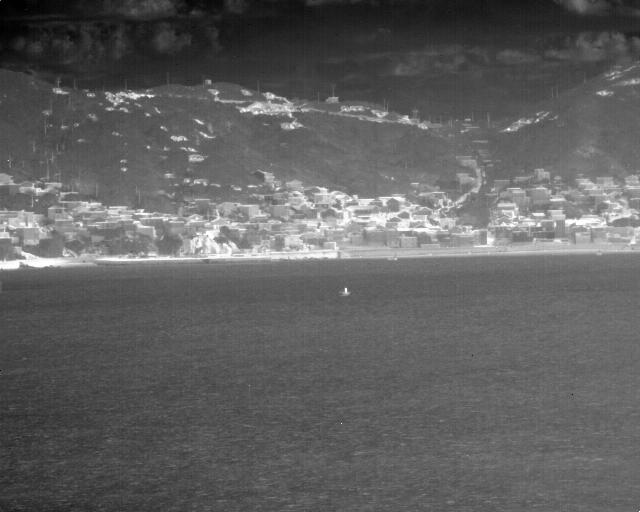
%> input picture imgs/small_3.jpg, 640 x 512 px
$ octave main.m   (GNU Octave 9; MATLAB toolbox functions it lacks are replaced by stand-ins)
%> lines starting %> are read from the running program, lines starting %| are printed output that depends on the picture; in (x1, y1, x2, y2) boxes, pixels count from 0 and x2, y2 are one past the last pixel; in counts of white or black regions, pixels touching at a corner belong together; the program's own positions count from 1
### enhance_infrared_image.m
function [enhanced_image, threshold] = enhance_infrared_image(input_image, l_prime, n_bins_hisequ)
    % Histogram equalization
    eq_image = histeq(input_image, n_bins_hisequ);

    % Otsu's method for finding the optimal threshold
    threshold = find_threshold(eq_image);

    % Segment the image into background and target regions
    background = eq_image <= threshold;
    target = eq_image > threshold;

    % Count valid gray levels and sort
    [sorted_bg_levels, sorted_target_levels] = sort_gray_levels(background, target, eq_image);

    % Equal-interval compression and stretching of gray levels
    enhanced_image = compress_and_stretch(eq_image, sorted_bg_levels, sorted_target_levels, l_prime);
end

### find_threshold.m
function threshold = find_threshold(image)
    % Initialize maximum variance value and best threshold
    max_variance = 0;
    best_threshold = 0;
    for T = 0:255
        w0 = sum(image(:) <= T) / numel(image);
        w1 = 1 - w0;
        mu0 = mean(image(image <= T));
        mu1 = mean(image(image > T));
        variance = w0 * w1 * (mu0 - mu1)^2;
        if variance > max_variance
            max_variance = variance;
            best_threshold = T;
        end
    end
    threshold = best_threshold;
end

### sort_gray_levels.m

function [sorted_bg_levels, sorted_target_levels] = sort_gray_levels(bg_mask, target_mask, image)
    % Calculate the frequency of each gray level in the background and target regions
    [bg_freq, bg_edges] = histcounts(image(bg_mask), 'BinMethod', 'integers');
    [target_freq, target_edges] = histcounts(image(target_mask), 'BinMethod', 'integers');

    % Convert boundaries to center values
    bg_levels = bg_edges(1:end-1) + 0.5;  % Convert from boundaries to center
    target_levels = target_edges(1:end-1) + 0.5;  % Convert from boundaries to center

    % Keep only non-zero frequency gray levels
    valid_bg_indices = bg_freq > 0;
    valid_target_indices = target_freq > 0;
    bg_levels = bg_levels(valid_bg_indices);
    target_levels = target_levels(valid_target_indices);
    bg_freq = bg_freq(valid_bg_indices);
    target_freq = target_freq(valid_target_indices);

    % Sort gray levels in descending order based on frequency
    [bg_freq, bg_indices] = sort(bg_freq, 'descend');
    sorted_bg_levels = bg_levels(bg_indices);

    [target_freq, target_indices] = sort(target_freq, 'descend');
    sorted_target_levels = target_levels(target_indices);
end

### compress_and_stretch.m
function output = compress_and_stretch(image, bg_levels, target_levels, L_prime)

    k1 = numel(bg_levels);
    k2 = numel(target_levels);
    output = zeros(size(image), 'uint8');

    bg_interval = floor(L_prime / (k1 + 1));
    target_interval = floor((255 - L_prime) / (k2 + 1));

    for idx = 1:k1
        output(image == bg_levels(idx)) = (idx - 1) * bg_interval;
    end

    for idx = 1:k2
        output(image == target_levels(idx)) = L_prime + (idx - 1) * target_interval;
    end
end

### display_images_with_parameters.m
function display_images_with_parameters(original_image, enhanced_image, L_prime, threshold, n_bins_hisequ)

    figure;

    % original image
    subplot(1, 2, 1);
    imshow(original_image);
    title(['original image, threshold' ' = ' num2str(threshold)]);

    % enhanced image
    subplot(1, 2, 2);
    imshow(enhanced_image);
    title(['enhanced image, L'' = ' num2str(L_prime) ', number of bins after balancing = ' num2str(n_bins_hisequ)]);

    % title
    sgtitle('comparison between original image and enhanced image');
end

### ensure_gray_image.m
function gray_image = ensure_gray_image(image)
    if ndims(image) == 3
        gray_image = rgb2gray(image);
    else
        gray_image = image;
    end
end

### main.m
clear;
clc;

%% configs
l_prime = 100;
n_bins_hisequ = 240;
image_path = './imgs/small_3.jpg';

%% load image
input_image = imread(image_path);
%> input_image is the input picture: size 512x640 uint8; min 0, max 255, mean 96.2
input_image = ensure_gray_image(input_image);

%% main+vis
[enhanced_image, threshold] = enhance_infrared_image(input_image, l_prime, n_bins_hisequ);
%> in enhance_infrared_image, `eq_image = histeq(input_image, n_bins_hisequ);`:
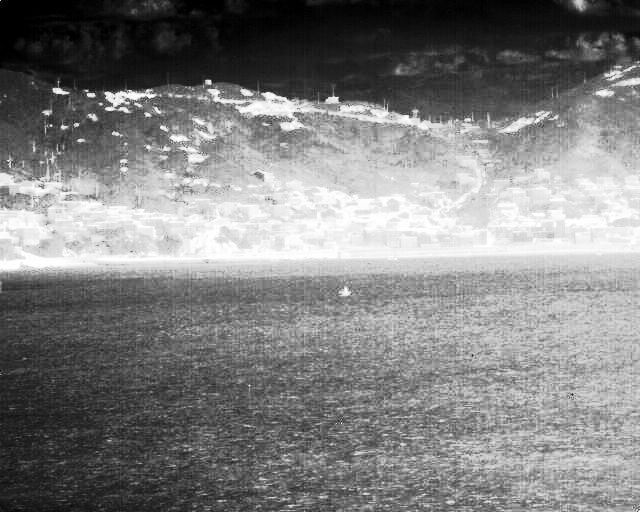
%> eq_image: size 512x640 uint8; min 0, max 255, mean 128.3
%> the loop in find_threshold, `for T = 0:255` made 256 passes
%> (w0, w1, mu0, mu1, variance, max_variance) on passes 1 to 8: (0.00616, 0.994, 0, 129.1, 101.9, 101.9), (0.00964, 0.99, 0.362, 129.5, 159.3, 159.3), (0.0141, 0.986, 0.883, 130.1, 232.8, 232.8), (0.0167, 0.983, 1.21, 130.4, 274.3, 274.3), (0.02, 0.98, 1.66, 130.8, 326.6, 326.6), (0.0236, 0.976, 2.17, 131.3, 383.7, 383.7), (0.0312, 0.969, 3.11, 132.3, 504.2, 504.2), (0.0347, 0.965, 3.5, 132.7, 558.8, 558.8)
%> after the loop in find_threshold, `for T = 0:255`: best_threshold = 124; max_variance = 4126.6
%> in find_threshold, `threshold = best_threshold;`: threshold = 124
%> in enhance_infrared_image, `background = eq_image <= threshold;`:
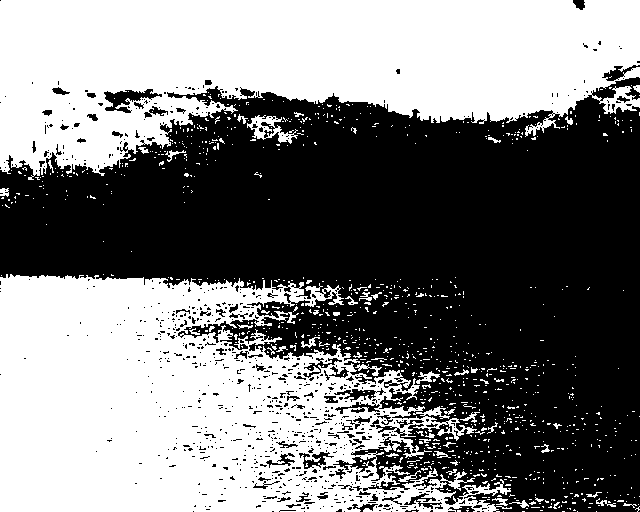
%> background: size 512x640 logical; 48.8% white; 1008 white regions (957 under 20 px), largest, box (x1, y1, x2, y2) and area: (0, 274, 512, 512) 78216, (0, 0, 640, 180) 76028, (247, 115, 298, 144) 557
%> in sort_gray_levels, `[bg_freq, bg_edges] = histcounts(image(bg_mask), 'BinMethod', 'integer..`: bg_freq = 125 values, max 5440 at index 125, min 0 at index 9, mean 1279.8; bg_edges = 126 values from -0.5 to 124.5
%> in sort_gray_levels, `[target_freq, target_edges] = histcounts(image(target_mask), 'BinMetho..`: target_freq = 128 values, max 7254 at index 28, min 0 at index 2, mean 1310.2; target_edges = 129 values from 127.5 to 255.5
%> in sort_gray_levels, `bg_levels = bg_edges(1:end-1) + 0.5;`: bg_levels = 125 values from 0 to 124
%> in sort_gray_levels, `target_levels = target_edges(1:end-1) + 0.5;`: target_levels = 128 values from 128 to 255
%> in sort_gray_levels, `valid_bg_indices = bg_freq > 0;`: valid_bg_indices = 125 logical values, 69 true
%> in sort_gray_levels, `valid_target_indices = target_freq > 0;`: valid_target_indices = 128 logical values, 63 true
%> in sort_gray_levels, `bg_levels = bg_levels(valid_bg_indices);`: bg_levels = 69 values from 0 to 124
%> in sort_gray_levels, `target_levels = target_levels(valid_target_indices);`: target_levels = 63 values from 128 to 255
%> in sort_gray_levels, `bg_freq = bg_freq(valid_bg_indices);`: bg_freq = 69 values, max 5440 at index 69, min 841 at index 4, mean 2318.4
%> in sort_gray_levels, `target_freq = target_freq(valid_target_indices);`: target_freq = 63 values, max 7254 at index 6, min 775 at index 63, mean 2662.1
%> in sort_gray_levels, `[bg_freq, bg_indices] = sort(bg_freq, 'descend');`: bg_freq = 69 values, max 5440 at index 1, min 841 at index 69, mean 2318.4; bg_indices = 69 values, max 69 at index 1, min 1 at index 35, mean 35
%> in sort_gray_levels, `sorted_bg_levels = bg_levels(bg_indices);`: sorted_bg_levels = 69 values, max 124 at index 1, min 0 at index 35, mean 45.06
%> in sort_gray_levels, `[target_freq, target_indices] = sort(target_freq, 'descend');`: target_freq = 63 values, max 7254 at index 1, min 775 at index 63, mean 2662.1; target_indices = 63 values, max 63 at index 63, min 1 at index 11, mean 32
%> in sort_gray_levels, `sorted_target_levels = target_levels(target_indices);`: sorted_target_levels = 63 values, max 255 at index 63, min 128 at index 11, mean 214
%> after the loop in compress_and_stretch, `for idx = 1:k1`:
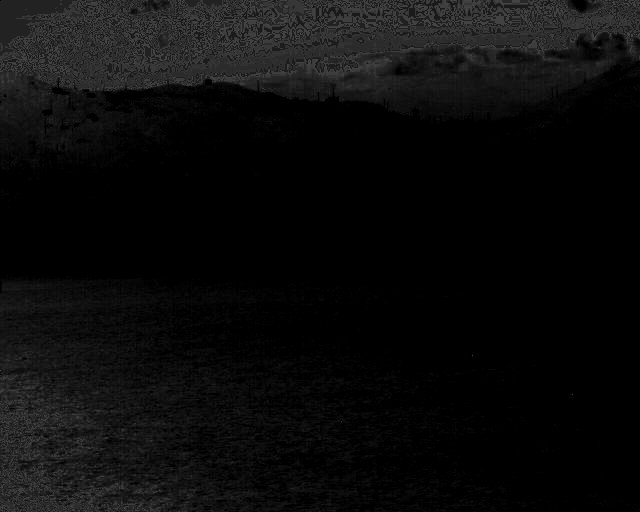
%> output: size 512x640 uint8; min 0, max 68, mean 11.5
%> after the loop in compress_and_stretch, `for idx = 1:k2`:
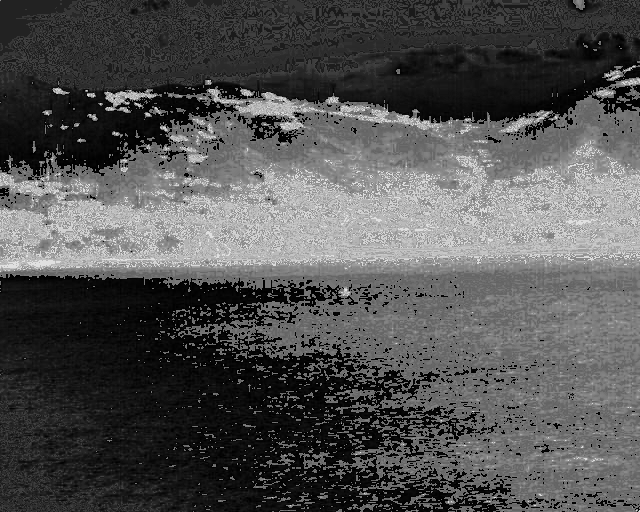
%> output: size 512x640 uint8; min 0, max 224, mean 82
%> threshold = 124
display_images_with_parameters(input_image, enhanced_image, l_prime, threshold, n_bins_hisequ);

$ run again, with imgs/small_1.jpg copied over imgs/small_3.jpg
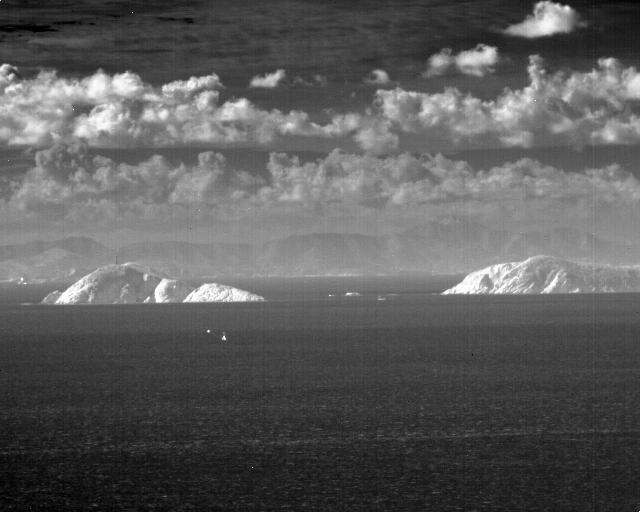
%> input picture imgs/small_1.jpg, 640 x 512 px
%> input_image is the input picture: size 512x640 uint8; min 0, max 255, mean 91.6
%> the loop in find_threshold, `for T = 0:255` made 256 passes
%> (w0, w1, mu0, mu1, variance, max_variance) on passes 1 to 8: (0.00591, 0.994, 0, 128.6, 97.23, 97.23), (0.00934, 0.991, 0.367, 129.1, 153.2, 153.2), (0.014, 0.986, 0.907, 129.7, 228.1, 228.1), (0.0182, 0.982, 1.39, 130.2, 296.3, 296.3), (0.0206, 0.979, 1.7, 130.5, 334.6, 334.6), (0.0267, 0.973, 2.45, 131.3, 431, 431), (0.0305, 0.97, 2.9, 131.8, 491.1, 491.1), (0.0347, 0.965, 3.39, 132.3, 556.2, 556.2)
%> after the loop in find_threshold, `for T = 0:255`: best_threshold = 128; max_variance = 4084.8
%> in find_threshold, `threshold = best_threshold;`: threshold = 128
%> in enhance_infrared_image, `background = eq_image <= threshold;`:
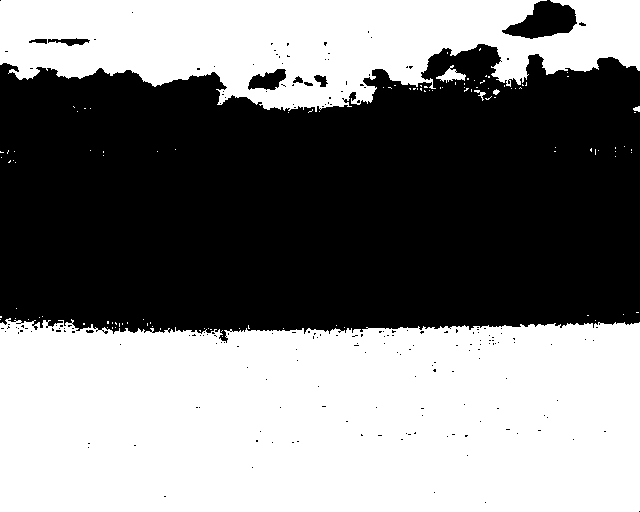
%> background: size 512x640 logical; 50.5% white; 198 black regions (189 under 20 px), largest, box (x1, y1, x2, y2) and area: (0, 44, 640, 343) 158989, (502, 0, 577, 39) 1707, (248, 69, 286, 90) 504
%> in sort_gray_levels, `[bg_freq, bg_edges] = histcounts(image(bg_mask), 'BinMethod', 'integer..`: bg_freq = 129 values, max 4207 at index 97, min 0 at index 9, mean 1283.6; bg_edges = 130 values from -0.5 to 128.5
%> in sort_gray_levels, `[target_freq, target_edges] = histcounts(image(target_mask), 'BinMetho..`: target_freq = 127 values, max 3869 at index 73, min 0 at index 7, mean 1276.3; target_edges = 128 values from 128.5 to 255.5
%> in sort_gray_levels, `bg_levels = bg_edges(1:end-1) + 0.5;`: bg_levels = 129 values from 0 to 128
%> in sort_gray_levels, `target_levels = target_edges(1:end-1) + 0.5;`: target_levels = 127 values from 129 to 255
%> valid_bg_indices = 129 logical values, 61 true
%> valid_target_indices = 127 logical values, 89 true
%> in sort_gray_levels, `bg_levels = bg_levels(valid_bg_indices);`: bg_levels = 61 values from 0 to 128
%> in sort_gray_levels, `target_levels = target_levels(valid_target_indices);`: target_levels = 89 values from 129 to 255
%> in sort_gray_levels, `bg_freq = bg_freq(valid_bg_indices);`: bg_freq = 61 values, max 4207 at index 47, min 785 at index 5, mean 2714.6
%> in sort_gray_levels, `target_freq = target_freq(valid_target_indices);`: target_freq = 89 values, max 3869 at index 54, min 738 at index 89, mean 1821.2
%> in sort_gray_levels, `[bg_freq, bg_indices] = sort(bg_freq, 'descend');`: bg_freq = 61 values, max 4207 at index 1, min 785 at index 61, mean 2714.6; bg_indices = 61 values, max 61 at index 60, min 1 at index 50, mean 31
%> in sort_gray_levels, `sorted_bg_levels = bg_levels(bg_indices);`: sorted_bg_levels = 61 values, max 128 at index 60, min 0 at index 50, mean 57.77
%> in sort_gray_levels, `[target_freq, target_indices] = sort(target_freq, 'descend');`: target_freq = 89 values, max 3869 at index 1, min 738 at index 89, mean 1821.2; target_indices = 89 values, max 89 at index 89, min 1 at index 83, mean 45
%> in sort_gray_levels, `sorted_target_levels = target_levels(target_indices);`: sorted_target_levels = 89 values, max 255 at index 89, min 129 at index 83, mean 189.4
%> after the loop in compress_and_stretch, `for idx = 1:k2`:
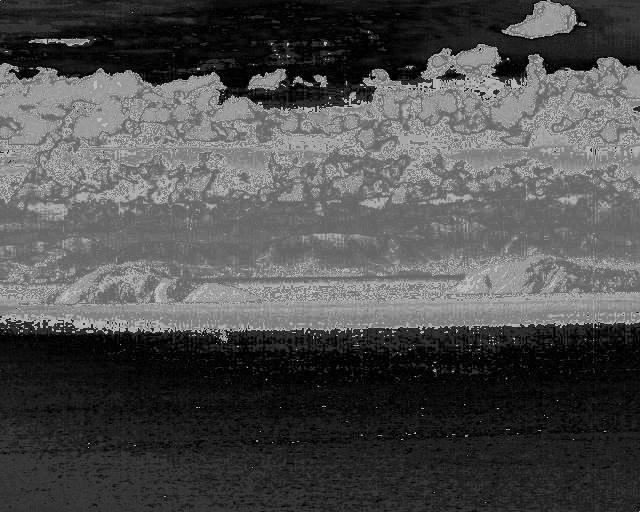
%> output: size 512x640 uint8; min 0, max 188, mean 78.6
%> `[enhanced_image, threshold] = enhance_infrared_image(input_image, l_pr..`: threshold = 128

$ run again, with imgs/small_2.jpg copied over imgs/small_3.jpg
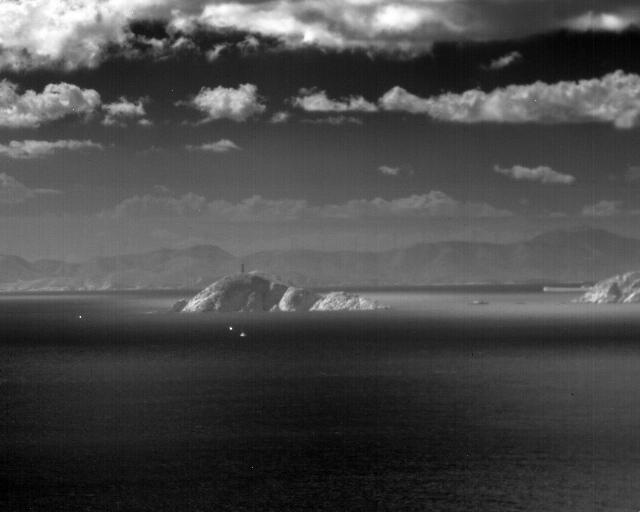
%> input picture imgs/small_2.jpg, 640 x 512 px
%> input_image is the input picture: size 512x640 uint8; min 0, max 255, mean 73.2
%> the loop in find_threshold, `for T = 0:255` made 256 passes
%> (w0, w1, mu0, mu1, variance, max_variance) on passes 1, 2, 3, 4, 5, 6, 7, 10: (0.00519, 0.995, 0, 128.6, 85.37, 85.37), (0.00755, 0.992, 0.313, 128.9, 123.9, 123.9), (0.011, 0.989, 0.837, 129.4, 178.9, 178.9), (0.0147, 0.985, 1.39, 129.8, 238.8, 238.8), (0.0193, 0.981, 2.01, 130.4, 311.7, 311.7), (0.0245, 0.976, 2.65, 131.1, 394.3, 394.3), (0.0305, 0.97, 3.3, 131.9, 488.3, 488.3), (0.0371, 0.963, 4.32, 132.7, 588.8, 588.8)
%> after the loop in find_threshold, `for T = 0:255`: best_threshold = 127; max_variance = 4074.3
%> in find_threshold, `threshold = best_threshold;`: threshold = 127
%> in enhance_infrared_image, `background = eq_image <= threshold;`:
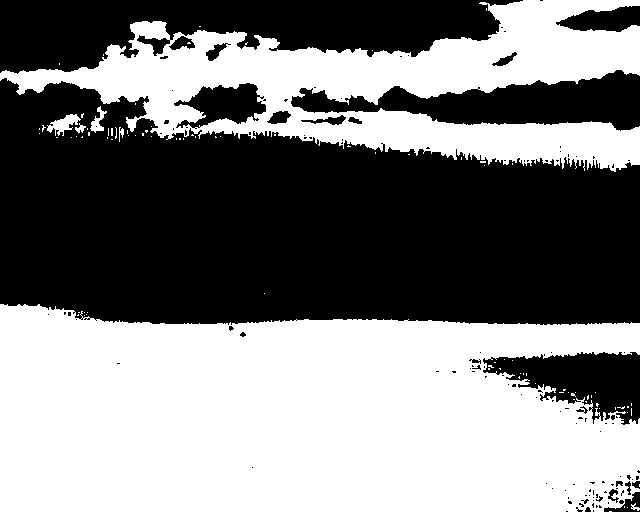
%> background: size 512x640 logical; 49.9% white; 92 white regions (85 under 20 px), largest, box (x1, y1, x2, y2) and area: (0, 304, 640, 512) 115205, (0, 0, 640, 172) 47338, (47, 114, 81, 136) 347
%> in sort_gray_levels, `[bg_freq, bg_edges] = histcounts(image(bg_mask), 'BinMethod', 'integer..`: bg_freq = 128 values, max 4592 at index 62, min 0 at index 8, mean 1277.4; bg_edges = 129 values from -0.5 to 127.5
%> in sort_gray_levels, `[target_freq, target_edges] = histcounts(image(target_mask), 'BinMetho..`: target_freq = 127 values, max 3441 at index 82, min 0 at index 3, mean 1292.7; target_edges = 128 values from 128.5 to 255.5
%> in sort_gray_levels, `bg_levels = bg_edges(1:end-1) + 0.5;`: bg_levels = 128 values from 0 to 127
%> in sort_gray_levels, `target_levels = target_edges(1:end-1) + 0.5;`: target_levels = 127 values from 129 to 255
%> valid_bg_indices = 128 logical values, 60 true
%> valid_target_indices = 127 logical values, 82 true
%> in sort_gray_levels, `bg_levels = bg_levels(valid_bg_indices);`: bg_levels = 60 values from 0 to 127
%> in sort_gray_levels, `target_levels = target_levels(valid_target_indices);`: target_levels = 82 values from 129 to 255
%> in sort_gray_levels, `bg_freq = bg_freq(valid_bg_indices);`: bg_freq = 60 values, max 4592 at index 30, min 774 at index 2, mean 2725.2
%> in sort_gray_levels, `target_freq = target_freq(valid_target_indices);`: target_freq = 82 values, max 3441 at index 47, min 731 at index 82, mean 2002.1
%> in sort_gray_levels, `[bg_freq, bg_indices] = sort(bg_freq, 'descend');`: bg_freq = 60 values, max 4592 at index 1, min 774 at index 60, mean 2725.2; bg_indices = 60 values, max 60 at index 44, min 1 at index 56, mean 30.5
%> in sort_gray_levels, `sorted_bg_levels = bg_levels(bg_indices);`: sorted_bg_levels = 60 values, max 127 at index 44, min 0 at index 56, mean 61.67
%> in sort_gray_levels, `[target_freq, target_indices] = sort(target_freq, 'descend');`: target_freq = 82 values, max 3441 at index 1, min 731 at index 82, mean 2002.1; target_indices = 82 values, max 82 at index 82, min 1 at index 15, mean 41.5
%> in sort_gray_levels, `sorted_target_levels = target_levels(target_indices);`: sorted_target_levels = 82 values, max 255 at index 82, min 129 at index 15, mean 196.7
%> after the loop in compress_and_stretch, `for idx = 1:k2`:
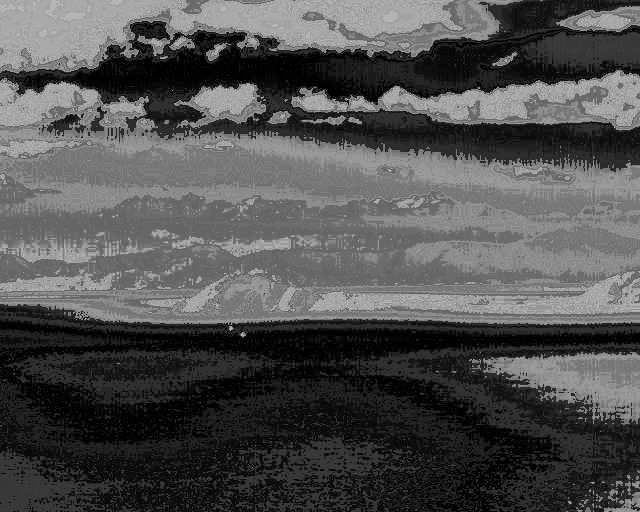
%> output: size 512x640 uint8; min 0, max 181, mean 79.7
%> `[enhanced_image, threshold] = enhance_infrared_image(input_image, l_pr..`: threshold = 127
